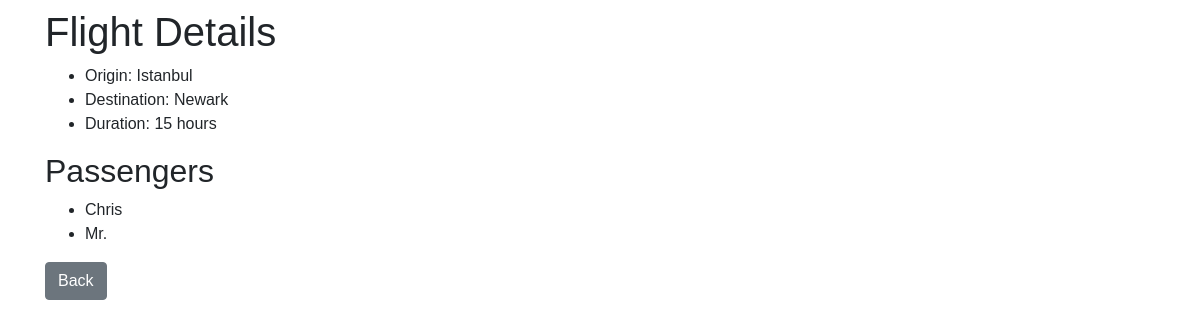
Before: /flights/6 with the older database file.
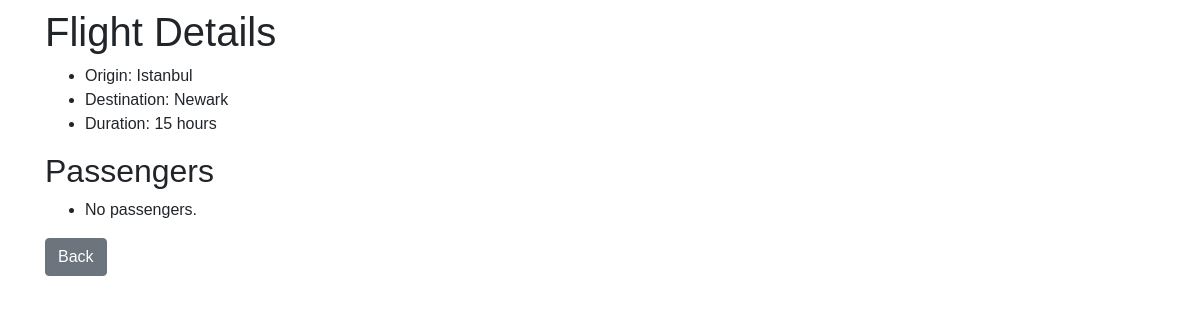
After: the same page with the newer database file.
### tables this page shows
CREATE TABLE flights (
	id INTEGER PRIMARY KEY, 
	origin VARCHAR NOT NULL,	
	destination VARCHAR NOT NULL, 
	duration INTEGER NOT NULL
);

CREATE TABLE passengers (
	id INTEGER PRIMARY KEY, 
	name VARCHAR NOT NULL,	
	flight_id INTEGER REFERENCES flights
);

### ChrisAirlines.py (the view)
@app.route("/flights/<int:flight_id>")
def flight(flight_id):
    flight = db.execute("SELECT * FROM flights WHERE id = :id", {"id": flight_id}).fetchone()
    if flight is None:
        return render_template("index8.html", message="No such flight.")
    passengers = db.execute("SELECT name FROM passengers WHERE flight_id = :fi", {"fi": flight_id}).fetchall()
    return render_template("index11.html", flight=flight, passengers=passengers)

### templates/index11.html (shortened to what this page needs)
{% extends "layout.html" %}
{% block body %}
    <h1> Flight Details </h1>
    <ul>
        <li>Origin: {{ flight.origin }}</li>
        <li>Destination: {{flight.destination }}</li>
        <li>Duration: {{flight.duration}} hours</li>
    </ul>
    <h2>Passengers</h2>
    <ul>
        {% for passenger in passengers %}
            <li>{{ passenger.name }}</li>
        {% else %}
            <li>No passengers.</li>
        {% endfor %}
    </ul>
    <form action="{{ url_for('index') }}">
        <div class=form-group">
                <button class="btn btn-secondary">Back</button>
        </div>
    </form>
{% endblock %}

### templates/layout.html (shortened to what this page needs)
<!DOCTYPE html>
<html lang="en">
    <head>
        <link rel="stylesheet" href="https://maxcdn.bootstrapcdn.com/bootstrap/4.0.0-beta.3/css/bootstrap.min.css"
>
    </head>
    <body>
        <div class = "container">
            {% block body %}
            {% endblock %}
        </div>
    </body>
</html>

Changed rows visible on the page:
removed passengers: name "Chris"
removed passengers: name "Mr."
Other visible differences:
text now shown: "No passengers."
